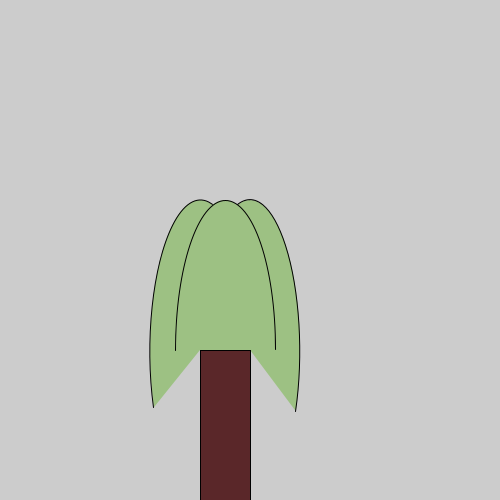
Frame 1 (no input)
Frame 60 (the mouse pressed at the canvas centre just before this capture): identical to frame 1, image omitted
Frame 120 (the mouse held since frame 60 and released just before this capture): identical to frame 1, image omitted

The Processing sketch that drew this single still picture (run headless with seeded random() and noise(); from frame 60 on, the mouse is pressed at the canvas centre):

// Processing sketch: H09Opd09
// ── H09Opd09.pde
void setup() {
  size(500, 500);
   tekenBoom(200,350);
}

void draw() {
  //background(255);
 
}

void tekenBoom( int x, int y) {
  fill(157, 193, 131);
  strokeWeight(1);
  arc(x, y, 100, 300, PI/8*7, PI*2/8*7); //tekent groene bos
  arc(x+50, y, 100, 300, PI, PI*2*8/7.5);
  arc(x+25, y, 100, 300, PI, PI*2);
  
  
  fill(90, 39, 41);
  rect(x, y, 50, 150); //tekent de stam
}
